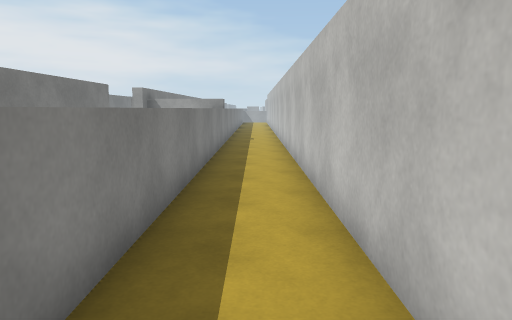
view 1 (above)

19 first-person views from a walk through a scene from a Unity 3-D project. The camera is 1.4 m above the floor, tilts 8° down and sees 70° across. The floor is counted in squares, 1 m on a side. Each view is taken from the middle of a square. On the plan, view 1 faces up. The plan holds only what a view shows up to about 16 squares ahead; the rest is blank. The place goes on beyond the plan. Surface patterns are stand-ins for the level's own textures.

view 2
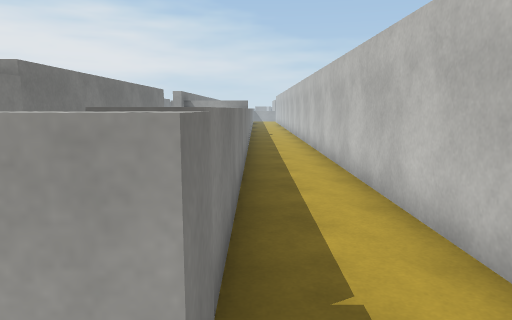

view 3
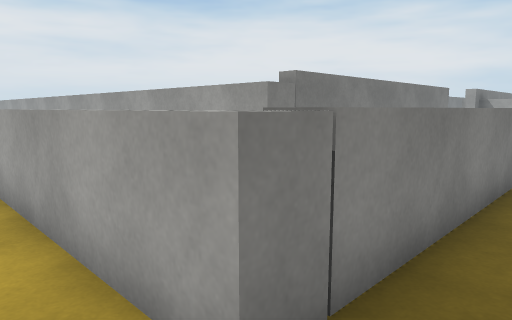

view 4
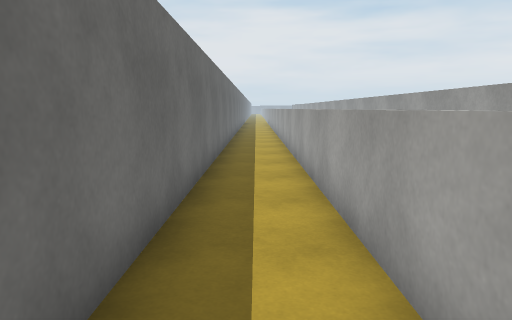

view 5
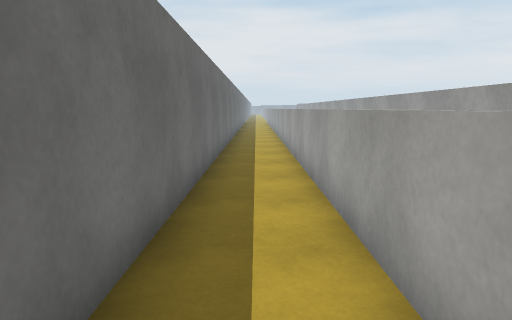

view 6
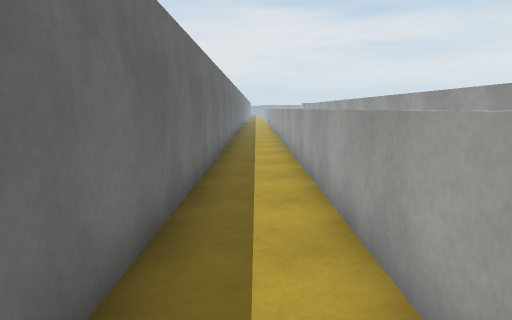

view 7
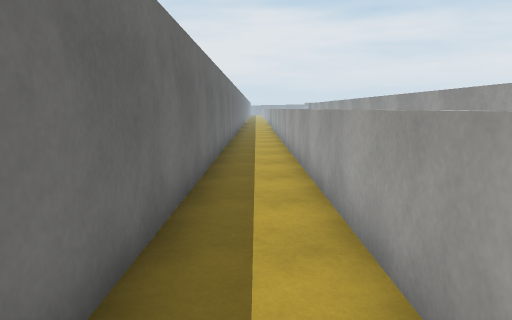

view 8
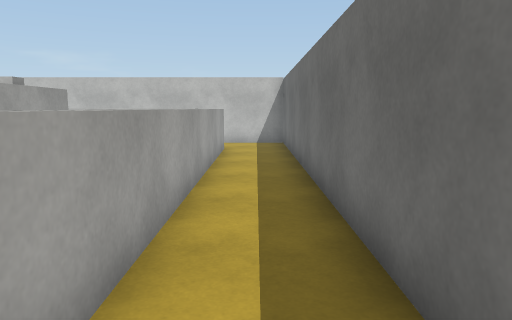

view 9
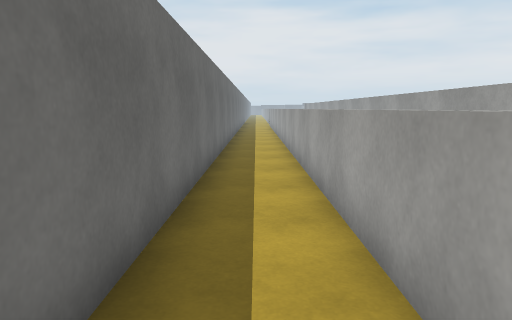

view 10
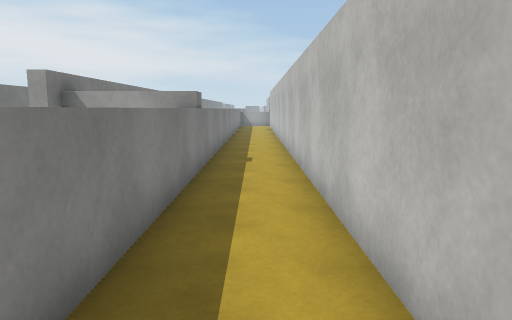

view 11
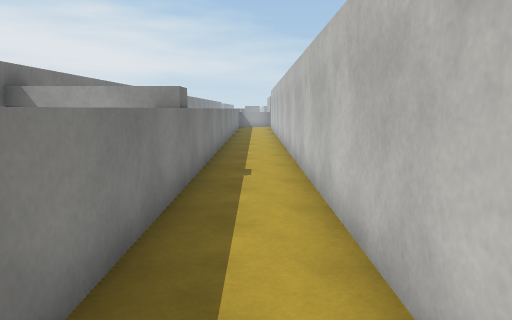

view 12
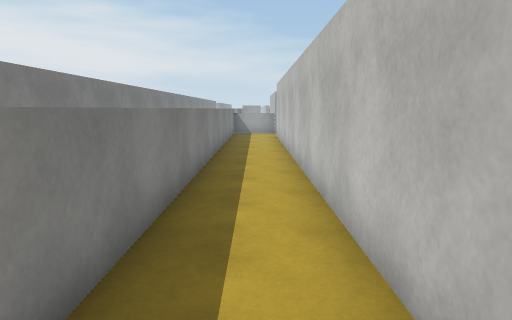

view 13
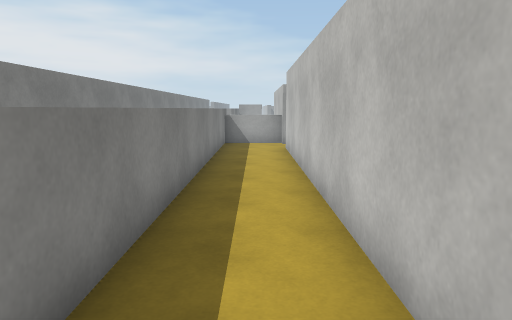

view 14
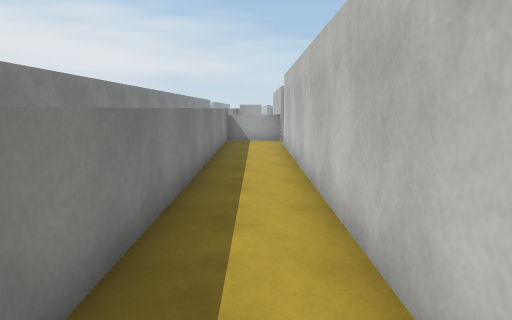

view 15
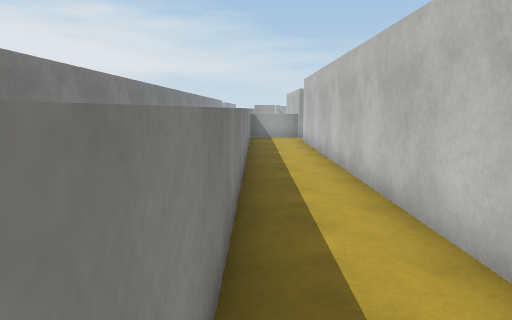

view 16
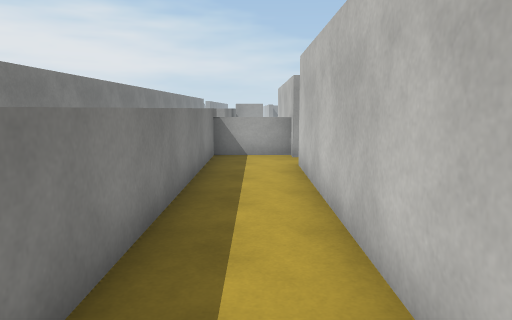

view 17
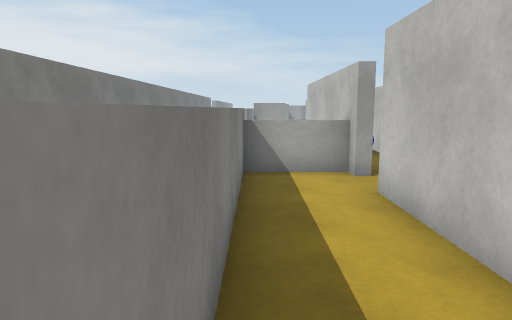

view 18
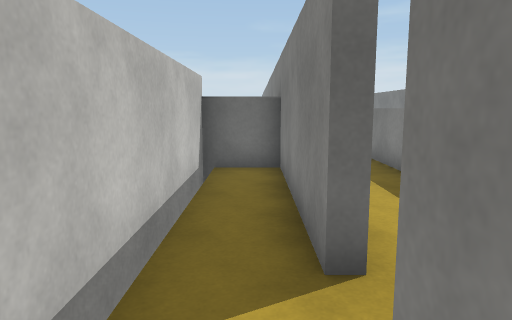

view 19
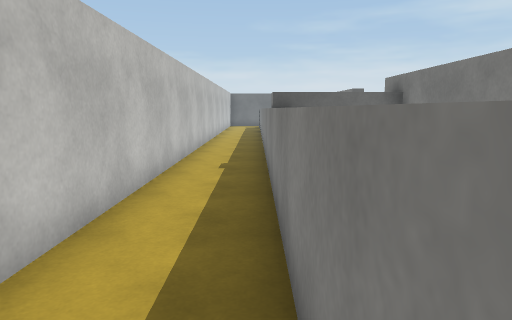

### Floor plan
Key: @ floor where view 1 was taken; # wall or solid block; . floor; ^ raised ledge.
Columns run from 30 left of view 1 to 3 right of it. Each row starts with its distance up from view 1.
 38                          #     #.
 37                          #   ^^#.
 36                          #  ^....#
 35                          #  ^..#.#
 34                          #  ^..#.#
 33                          #  ^..#.#
 32                          #  ^..#.#
 31                          #  ^..#.#
 30                          #  ^..#.#
 29                          #  ^..###
 28                          #  ^..#
 27                          #  ^..#
 26                          #  ^..#
 25                          #  ^..#
 24                          #  ^..#
 23                          #  ^..#
 22                          #  ^..#
 21                          #  ^..#
 20                       #  #  ^..#
 19                       #  #  ^..#
 18                          #  ^..#
 17                          #  ^..#
 16                          ####..#
 15                             ^..#
 14                             ^..#
 13                             ^..#
 12                             ^..#
 11                          #  ^..#
 10                          #  ^..#
  9                          #  ^..#
  8                          #  ^..#
  7                          #  ^..#
  6                          #  ^..#
  5                          #  ^..#
  4                          #  ^..#
  3                          #  ^..#
  2 ##########################  ^..#
  1                             ^..#
  0                             ^.@#
 -1       ^  ^^  ^^ ^  ^^ ^^  ^^^^.#
 -2 ^^^^^^^^^^^^^^^^^^^^^^^^^^^^^..#
 -3 ...............................#
 -4 ################################

Positions as (right, up) in squares from view 1, and headings:
1: (0, 0), facing up
2: (-1, -3), facing up
3: (0, -3), facing up-left
4: (-1, -3), facing left
5: (-7, -3), facing left
6: (-13, -3), facing left
7: (-17, -3), facing left
8: (-14, -3), facing right
9: (-14, -3), facing left
10: (0, 7), facing up
11: (0, 9), facing up
12: (0, 16), facing up
13: (0, 22), facing up
14: (0, 21), facing up
15: (-1, 19), facing up
16: (0, 26), facing up
17: (-1, 29), facing up
18: (2, 38), facing down
19: (-1, 26), facing down
